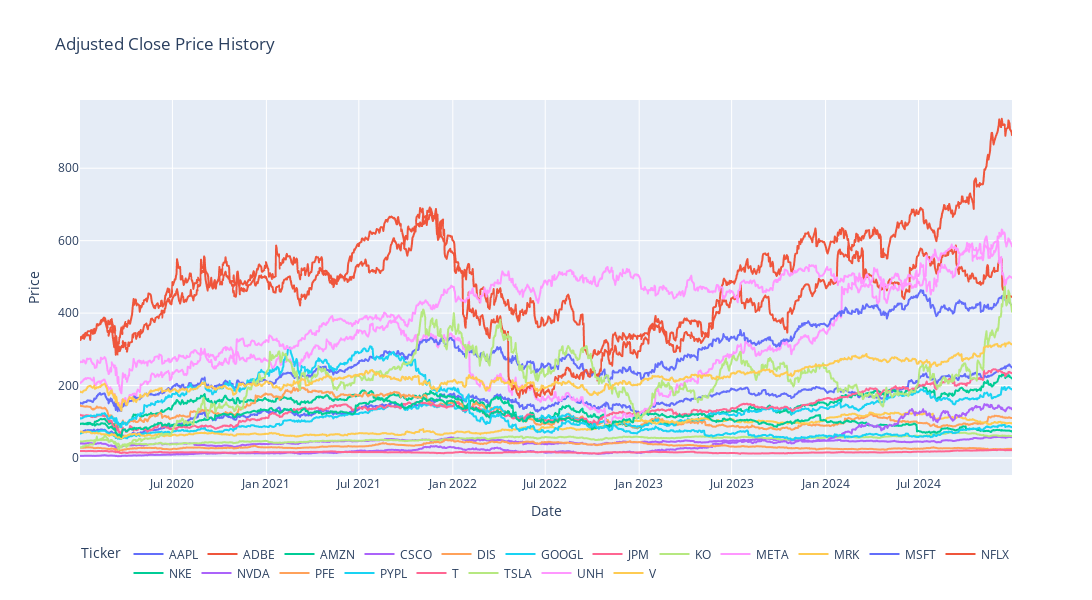

Notebook code for this chart:
### Code cell
prices_reset = prices.reset_index().melt(id_vars="Date", var_name="Ticker", value_name="Price")

fig = px.line(prices_reset, x="Date", y="Price", color="Ticker",
              hover_data={"Ticker": True, "Price": True, "Date": True},
              title="Adjusted Close Price History")

fig.update_layout(
    hovermode="x unified",  
    legend=dict(
        orientation="h",   
        yanchor="bottom",
        y=-0.3,
        xanchor="center",
        x=0.5
    ),
    width=1200,
    height=600
)
fig.show()

### Figure 1 — Plotly figure (JSON) as saved in the notebook; plotly's stock layout.template omitted (floating-point values rounded to 4 significant figures; data arrays with more than 128 entries replaced by an {"elided": "..."} marker saying what was removed)
{"data": [{"customdata": {"elided": "1258x1 str values"}, "hovertemplate": "Ticker=%{customdata[0]}<br>Date=%{x}<br>Price=%{y}<extra></extra>", "legendgroup": "AAPL", "line": {"color": "#636efa", "dash": "solid"}, "marker": {"symbol": "circle"}, "mode": "lines", "name": "AAPL", "showlegend": true, "type": "scattergl", "x": {"elided": "1258 str values"}, "xaxis": "x", "y": {"elided": "1258 float values"}, "yaxis": "y"}, {"customdata": {"elided": "1258x1 str values"}, "hovertemplate": "Ticker=%{customdata[0]}<br>Date=%{x}<br>Price=%{y}<extra></extra>", "legendgroup": "ADBE", "line": {"color": "#EF553B", "dash": "solid"}, "marker": {"symbol": "circle"}, "mode": "lines", "name": "ADBE", "showlegend": true, "type": "scattergl", "x": {"elided": "1258 str values"}, "xaxis": "x", "y": {"elided": "1258 float values"}, "yaxis": "y"}, {"customdata": {"elided": "1258x1 str values"}, "hovertemplate": "Ticker=%{customdata[0]}<br>Date=%{x}<br>Price=%{y}<extra></extra>", "legendgroup": "AMZN", "line": {"color": "#00cc96", "dash": "solid"}, "marker": {"symbol": "circle"}, "mode": "lines", "name": "AMZN", "showlegend": true, "type": "scattergl", "x": {"elided": "1258 str values"}, "xaxis": "x", "y": {"elided": "1258 float values"}, "yaxis": "y"}, {"customdata": {"elided": "1258x1 str values"}, "hovertemplate": "Ticker=%{customdata[0]}<br>Date=%{x}<br>Price=%{y}<extra></extra>", "legendgroup": "CSCO", "line": {"color": "#ab63fa", "dash": "solid"}, "marker": {"symbol": "circle"}, "mode": "lines", "name": "CSCO", "showlegend": true, "type": "scattergl", "x": {"elided": "1258 str values"}, "xaxis": "x", "y": {"elided": "1258 float values"}, "yaxis": "y"}, {"customdata": {"elided": "1258x1 str values"}, "hovertemplate": "Ticker=%{customdata[0]}<br>Date=%{x}<br>Price=%{y}<extra></extra>", "legendgroup": "DIS", "line": {"color": "#FFA15A", "dash": "solid"}, "marker": {"symbol": "circle"}, "mode": "lines", "name": "DIS", "showlegend": true, "type": "scattergl", "x": {"elided": "1258 str values"}, "xaxis": "x", "y": {"elided": "1258 float values"}, "yaxis": "y"}, {"customdata": {"elided": "1258x1 str values"}, "hovertemplate": "Ticker=%{customdata[0]}<br>Date=%{x}<br>Price=%{y}<extra></extra>", "legendgroup": "GOOGL", "line": {"color": "#19d3f3", "dash": "solid"}, "marker": {"symbol": "circle"}, "mode": "lines", "name": "GOOGL", "showlegend": true, "type": "scattergl", "x": {"elided": "1258 str values"}, "xaxis": "x", "y": {"elided": "1258 float values"}, "yaxis": "y"}, {"customdata": {"elided": "1258x1 str values"}, "hovertemplate": "Ticker=%{customdata[0]}<br>Date=%{x}<br>Price=%{y}<extra></extra>", "legendgroup": "JPM", "line": {"color": "#FF6692", "dash": "solid"}, "marker": {"symbol": "circle"}, "mode": "lines", "name": "JPM", "showlegend": true, "type": "scattergl", "x": {"elided": "1258 str values"}, "xaxis": "x", "y": {"elided": "1258 float values"}, "yaxis": "y"}, {"customdata": {"elided": "1258x1 str values"}, "hovertemplate": "Ticker=%{customdata[0]}<br>Date=%{x}<br>Price=%{y}<extra></extra>", "legendgroup": "KO", "line": {"color": "#B6E880", "dash": "solid"}, "marker": {"symbol": "circle"}, "mode": "lines", "name": "KO", "showlegend": true, "type": "scattergl", "x": {"elided": "1258 str values"}, "xaxis": "x", "y": {"elided": "1258 float values"}, "yaxis": "y"}, {"customdata": {"elided": "1258x1 str values"}, "hovertemplate": "Ticker=%{customdata[0]}<br>Date=%{x}<br>Price=%{y}<extra></extra>", "legendgroup": "META", "line": {"color": "#FF97FF", "dash": "solid"}, "marker": {"symbol": "circle"}, "mode": "lines", "name": "META", "showlegend": true, "type": "scattergl", "x": {"elided": "1258 str values"}, "xaxis": "x", "y": {"elided": "1258 float values"}, "yaxis": "y"}, {"customdata": {"elided": "1258x1 str values"}, "hovertemplate": "Ticker=%{customdata[0]}<br>Date=%{x}<br>Price=%{y}<extra></extra>", "legendgroup": "MRK", "line": {"color": "#FECB52", "dash": "solid"}, "marker": {"symbol": "circle"}, "mode": "lines", "name": "MRK", "showlegend": true, "type": "scattergl", "x": {"elided": "1258 str values"}, "xaxis": "x", "y": {"elided": "1258 float values"}, "yaxis": "y"}, {"customdata": {"elided": "1258x1 str values"}, "hovertemplate": "Ticker=%{customdata[0]}<br>Date=%{x}<br>Price=%{y}<extra></extra>", "legendgroup": "MSFT", "line": {"color": "#636efa", "dash": "solid"}, "marker": {"symbol": "circle"}, "mode": "lines", "name": "MSFT", "showlegend": true, "type": "scattergl", "x": {"elided": "1258 str values"}, "xaxis": "x", "y": {"elided": "1258 float values"}, "yaxis": "y"}, {"customdata": {"elided": "1258x1 str values"}, "hovertemplate": "Ticker=%{customdata[0]}<br>Date=%{x}<br>Price=%{y}<extra></extra>", "legendgroup": "NFLX", "line": {"color": "#EF553B", "dash": "solid"}, "marker": {"symbol": "circle"}, "mode": "lines", "name": "NFLX", "showlegend": true, "type": "scattergl", "x": {"elided": "1258 str values"}, "xaxis": "x", "y": {"elided": "1258 float values"}, "yaxis": "y"}, {"customdata": {"elided": "1258x1 str values"}, "hovertemplate": "Ticker=%{customdata[0]}<br>Date=%{x}<br>Price=%{y}<extra></extra>", "legendgroup": "NKE", "line": {"color": "#00cc96", "dash": "solid"}, "marker": {"symbol": "circle"}, "mode": "lines", "name": "NKE", "showlegend": true, "type": "scattergl", "x": {"elided": "1258 str values"}, "xaxis": "x", "y": {"elided": "1258 float values"}, "yaxis": "y"}, {"customdata": {"elided": "1258x1 str values"}, "hovertemplate": "Ticker=%{customdata[0]}<br>Date=%{x}<br>Price=%{y}<extra></extra>", "legendgroup": "NVDA", "line": {"color": "#ab63fa", "dash": "solid"}, "marker": {"symbol": "circle"}, "mode": "lines", "name": "NVDA", "showlegend": true, "type": "scattergl", "x": {"elided": "1258 str values"}, "xaxis": "x", "y": {"elided": "1258 float values"}, "yaxis": "y"}, {"customdata": {"elided": "1258x1 str values"}, "hovertemplate": "Ticker=%{customdata[0]}<br>Date=%{x}<br>Price=%{y}<extra></extra>", "legendgroup": "PFE", "line": {"color": "#FFA15A", "dash": "solid"}, "marker": {"symbol": "circle"}, "mode": "lines", "name": "PFE", "showlegend": true, "type": "scattergl", "x": {"elided": "1258 str values"}, "xaxis": "x", "y": {"elided": "1258 float values"}, "yaxis": "y"}, {"customdata": {"elided": "1258x1 str values"}, "hovertemplate": "Ticker=%{customdata[0]}<br>Date=%{x}<br>Price=%{y}<extra></extra>", "legendgroup": "PYPL", "line": {"color": "#19d3f3", "dash": "solid"}, "marker": {"symbol": "circle"}, "mode": "lines", "name": "PYPL", "showlegend": true, "type": "scattergl", "x": {"elided": "1258 str values"}, "xaxis": "x", "y": {"elided": "1258 float values"}, "yaxis": "y"}, {"customdata": {"elided": "1258x1 str values"}, "hovertemplate": "Ticker=%{customdata[0]}<br>Date=%{x}<br>Price=%{y}<extra></extra>", "legendgroup": "T", "line": {"color": "#FF6692", "dash": "solid"}, "marker": {"symbol": "circle"}, "mode": "lines", "name": "T", "showlegend": true, "type": "scattergl", "x": {"elided": "1258 str values"}, "xaxis": "x", "y": {"elided": "1258 float values"}, "yaxis": "y"}, {"customdata": {"elided": "1258x1 str values"}, "hovertemplate": "Ticker=%{customdata[0]}<br>Date=%{x}<br>Price=%{y}<extra></extra>", "legendgroup": "TSLA", "line": {"color": "#B6E880", "dash": "solid"}, "marker": {"symbol": "circle"}, "mode": "lines", "name": "TSLA", "showlegend": true, "type": "scattergl", "x": {"elided": "1258 str values"}, "xaxis": "x", "y": {"elided": "1258 float values"}, "yaxis": "y"}, {"customdata": {"elided": "1258x1 str values"}, "hovertemplate": "Ticker=%{customdata[0]}<br>Date=%{x}<br>Price=%{y}<extra></extra>", "legendgroup": "UNH", "line": {"color": "#FF97FF", "dash": "solid"}, "marker": {"symbol": "circle"}, "mode": "lines", "name": "UNH", "showlegend": true, "type": "scattergl", "x": {"elided": "1258 str values"}, "xaxis": "x", "y": {"elided": "1258 float values"}, "yaxis": "y"}, {"customdata": {"elided": "1258x1 str values"}, "hovertemplate": "Ticker=%{customdata[0]}<br>Date=%{x}<br>Price=%{y}<extra></extra>", "legendgroup": "V", "line": {"color": "#FECB52", "dash": "solid"}, "marker": {"symbol": "circle"}, "mode": "lines", "name": "V", "showlegend": true, "type": "scattergl", "x": {"elided": "1258 str values"}, "xaxis": "x", "y": {"elided": "1258 float values"}, "yaxis": "y"}], "layout": {"height": 600, "hovermode": "x unified", "legend": {"orientation": "h", "title": {"text": "Ticker"}, "tracegroupgap": 0, "x": 0.5, "xanchor": "center", "y": -0.3, "yanchor": "bottom"}, "title": {"text": "Adjusted Close Price History"}, "width": 1200, "xaxis": {"anchor": "y", "domain": [0, 1], "title": {"text": "Date"}}, "yaxis": {"anchor": "x", "domain": [0, 1], "title": {"text": "Price"}}}}
